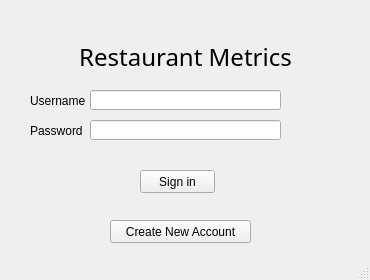
<?xml version="1.0" encoding="UTF-8"?>
<ui version="4.0">
 <class>MainWindow</class>
 <widget class="QMainWindow" name="MainWindow">
  <property name="enabled">
   <bool>true</bool>
  </property>
  <property name="geometry">
   <rect>
    <x>0</x>
    <y>0</y>
    <width>370</width>
    <height>280</height>
   </rect>
  </property>
  <property name="windowTitle">
   <string>Login</string>
  </property>
  <widget class="QWidget" name="centralwidget">
   <widget class="QLineEdit" name="username">
    <property name="geometry">
     <rect>
      <x>90</x>
      <y>90</y>
      <width>191</width>
      <height>20</height>
     </rect>
    </property>
   </widget>
   <widget class="QLineEdit" name="password">
    <property name="geometry">
     <rect>
      <x>90</x>
      <y>120</y>
      <width>191</width>
      <height>20</height>
     </rect>
    </property>
    <property name="echoMode">
     <enum>QLineEdit::Password</enum>
    </property>
   </widget>
   <widget class="QPushButton" name="login">
    <property name="geometry">
     <rect>
      <x>140</x>
      <y>170</y>
      <width>75</width>
      <height>23</height>
     </rect>
    </property>
    <property name="text">
     <string>Sign in</string>
    </property>
   </widget>
   <widget class="QLabel" name="label">
    <property name="geometry">
     <rect>
      <x>10</x>
      <y>40</y>
      <width>351</width>
      <height>31</height>
     </rect>
    </property>
    <property name="font">
     <font>
      <family>Showcard Gothic</family>
      <pointsize>18</pointsize>
      <underline>false</underline>
     </font>
    </property>
    <property name="text">
     <string>Restaurant Metrics</string>
    </property>
    <property name="textFormat">
     <enum>Qt::RichText</enum>
    </property>
    <property name="alignment">
     <set>Qt::AlignCenter</set>
    </property>
    <property name="wordWrap">
     <bool>false</bool>
    </property>
   </widget>
   <widget class="QLabel" name="label_2">
    <property name="geometry">
     <rect>
      <x>30</x>
      <y>90</y>
      <width>61</width>
      <height>21</height>
     </rect>
    </property>
    <property name="text">
     <string>Username</string>
    </property>
   </widget>
   <widget class="QLabel" name="label_3">
    <property name="geometry">
     <rect>
      <x>30</x>
      <y>120</y>
      <width>61</width>
      <height>21</height>
     </rect>
    </property>
    <property name="text">
     <string>Password</string>
    </property>
   </widget>
   <widget class="QPushButton" name="pushButton">
    <property name="geometry">
     <rect>
      <x>110</x>
      <y>220</y>
      <width>141</width>
      <height>23</height>
     </rect>
    </property>
    <property name="text">
     <string>Create New Account</string>
    </property>
   </widget>
   <widget class="QPushButton" name="change">
    <property name="enabled">
     <bool>false</bool>
    </property>
    <property name="geometry">
     <rect>
      <x>90</x>
      <y>140</y>
      <width>191</width>
      <height>23</height>
     </rect>
    </property>
    <property name="text">
     <string/>
    </property>
    <property name="autoDefault">
     <bool>false</bool>
    </property>
    <property name="default">
     <bool>false</bool>
    </property>
    <property name="flat">
     <bool>true</bool>
    </property>
   </widget>
   <zorder>change</zorder>
   <zorder>username</zorder>
   <zorder>password</zorder>
   <zorder>login</zorder>
   <zorder>label</zorder>
   <zorder>label_2</zorder>
   <zorder>label_3</zorder>
   <zorder>pushButton</zorder>
  </widget>
  <widget class="QStatusBar" name="statusbar"/>
 </widget>
 <resources/>
 <connections/>
</ui>
